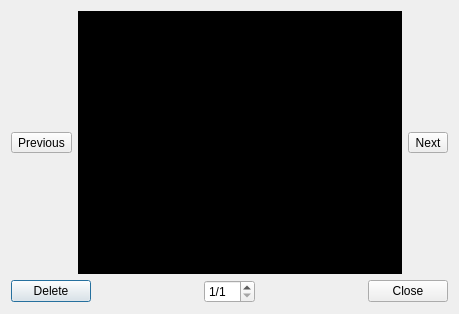
<?xml version="1.0" encoding="UTF-8"?>
<ui version="4.0">
 <class>Dialog</class>
 <widget class="QDialog" name="Dialog">
  <property name="geometry">
   <rect>
    <x>0</x>
    <y>0</y>
    <width>459</width>
    <height>314</height>
   </rect>
  </property>
  <property name="minimumSize">
   <size>
    <width>200</width>
    <height>200</height>
   </size>
  </property>
  <property name="windowTitle">
   <string>Image Preview</string>
  </property>
  <property name="windowIcon">
   <iconset resource="resources.qrc">
    <normaloff>:/logos/xrecog-64px.svg</normaloff>:/logos/xrecog-64px.svg</iconset>
  </property>
  <layout class="QVBoxLayout" name="verticalLayout">
   <item>
    <layout class="QHBoxLayout" name="horizontalLayout">
     <item>
      <widget class="QToolButton" name="previousToolButton">
       <property name="sizePolicy">
        <sizepolicy hsizetype="Fixed" vsizetype="Fixed">
         <horstretch>0</horstretch>
         <verstretch>0</verstretch>
        </sizepolicy>
       </property>
       <property name="text">
        <string>Previous</string>
       </property>
       <property name="icon">
        <iconset theme="previous">
         <normaloff>.</normaloff>.</iconset>
       </property>
      </widget>
     </item>
     <item>
      <widget class="QLabel" name="imageLabel">
       <property name="sizePolicy">
        <sizepolicy hsizetype="Expanding" vsizetype="Expanding">
         <horstretch>0</horstretch>
         <verstretch>0</verstretch>
        </sizepolicy>
       </property>
       <property name="minimumSize">
        <size>
         <width>0</width>
         <height>0</height>
        </size>
       </property>
       <property name="focusPolicy">
        <enum>Qt::StrongFocus</enum>
       </property>
       <property name="styleSheet">
        <string notr="true">background-color: #000;</string>
       </property>
       <property name="frameShape">
        <enum>QFrame::NoFrame</enum>
       </property>
       <property name="frameShadow">
        <enum>QFrame::Plain</enum>
       </property>
       <property name="text">
        <string>Image</string>
       </property>
       <property name="alignment">
        <set>Qt::AlignCenter</set>
       </property>
      </widget>
     </item>
     <item>
      <widget class="QToolButton" name="nextToolButton">
       <property name="sizePolicy">
        <sizepolicy hsizetype="Fixed" vsizetype="Fixed">
         <horstretch>0</horstretch>
         <verstretch>0</verstretch>
        </sizepolicy>
       </property>
       <property name="layoutDirection">
        <enum>Qt::RightToLeft</enum>
       </property>
       <property name="text">
        <string>Next</string>
       </property>
       <property name="icon">
        <iconset theme="next">
         <normaloff>.</normaloff>.</iconset>
       </property>
      </widget>
     </item>
    </layout>
   </item>
   <item>
    <layout class="QHBoxLayout" name="footerHLayout">
     <item alignment="Qt::AlignLeft">
      <widget class="QPushButton" name="deleteButton">
       <property name="text">
        <string>Delete</string>
       </property>
       <property name="icon">
        <iconset theme="delete">
         <normaloff>.</normaloff>.</iconset>
       </property>
      </widget>
     </item>
     <item alignment="Qt::AlignHCenter">
      <widget class="QSpinBox" name="indexSpinBox">
       <property name="suffix">
        <string>/1</string>
       </property>
       <property name="prefix">
        <string/>
       </property>
       <property name="minimum">
        <number>1</number>
       </property>
      </widget>
     </item>
     <item alignment="Qt::AlignRight">
      <widget class="QPushButton" name="closeButton">
       <property name="text">
        <string>Close</string>
       </property>
       <property name="icon">
        <iconset theme="cancel"/>
       </property>
      </widget>
     </item>
    </layout>
   </item>
  </layout>
 </widget>
 <tabstops>
  <tabstop>previousToolButton</tabstop>
  <tabstop>imageLabel</tabstop>
  <tabstop>nextToolButton</tabstop>
  <tabstop>indexSpinBox</tabstop>
  <tabstop>deleteButton</tabstop>
  <tabstop>closeButton</tabstop>
 </tabstops>
 <resources>
  <include location="resources.qrc"/>
 </resources>
 <connections>
  <connection>
   <sender>closeButton</sender>
   <signal>clicked()</signal>
   <receiver>Dialog</receiver>
   <slot>close()</slot>
   <hints>
    <hint type="sourcelabel">
     <x>498</x>
     <y>293</y>
    </hint>
    <hint type="destinationlabel">
     <x>228</x>
     <y>-15</y>
    </hint>
   </hints>
  </connection>
 </connections>
</ui>
